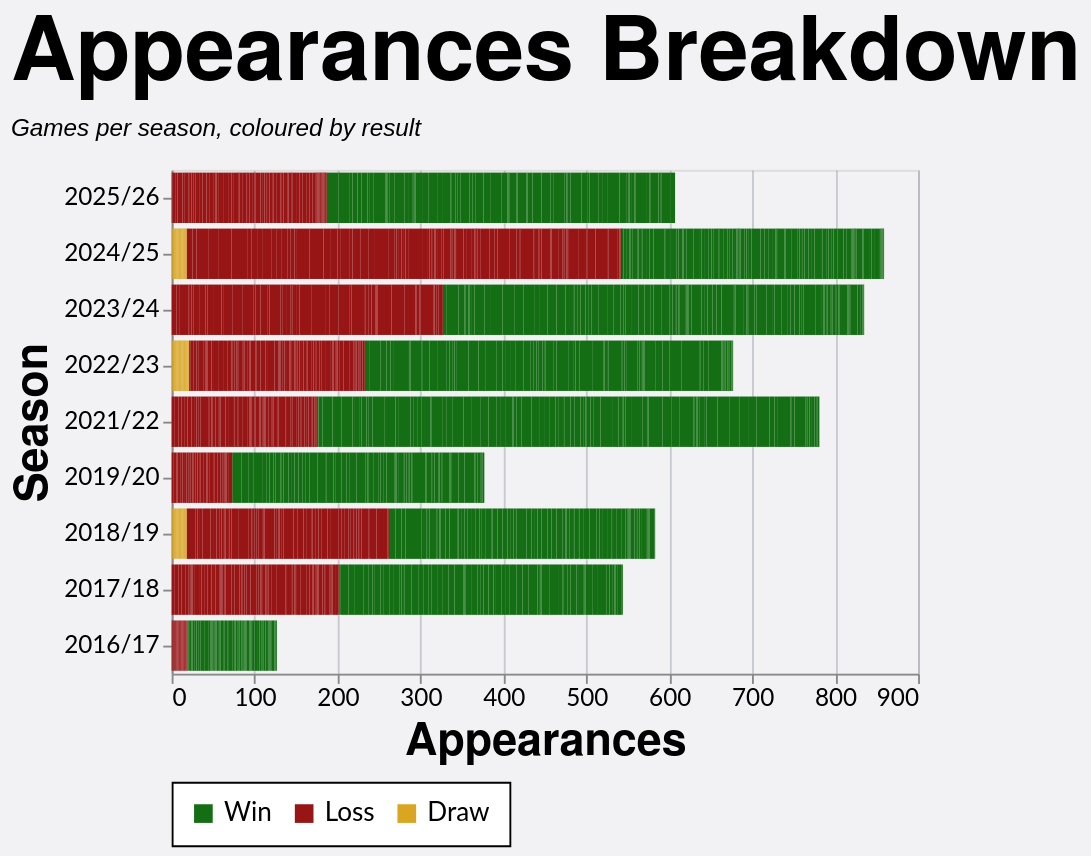

This figure's Vega-Lite source:
### Vega-Lite specification from a JSON file in a GitHub repository (floating-point values rounded to 4 significant figures; data arrays with more than 128 entries replaced by an {"elided": "..."} marker saying what was removed)
{"config": {"axis": {"labelFont": "Lato, sans-serif", "titleFont": "PT Sans Narrow, Helvetica Neue, Helvetica, Arial, sans-serif", "labelFontSize": 13, "titleFontSize": 24, "gridColor": "#202947", "gridOpacity": 0.2}, "header": {"labelFont": "PT Sans Narrow, Helvetica Neue, Helvetica, Arial, sans-serif", "titleFont": "PT Sans Narrow, Helvetica Neue, Helvetica, Arial, sans-serif", "labelFontSize": 24, "titleFontSize": 28, "labelFontWeight": "bold", "orient": "left"}, "legend": {"labelFont": "Lato, sans-serif", "titleFont": "PT Sans Narrow, Helvetica Neue, Helvetica, Arial, sans-serif", "labelFontSize": 14, "titleFontSize": 16, "titlePadding": 5, "fillColor": "white", "strokeColor": "black", "padding": 10, "titleFontWeight": "lighter", "titleFontStyle": "italic", "titleColor": "gray", "offset": 10}, "title": {"font": "PT Sans Narrow, Helvetica Neue, Helvetica, Arial, sans-serif", "fontSize": 48, "fontWeight": "bold", "anchor": "start", "align": "center", "titlePadding": 20, "subtitlePadding": 10, "subtitleFontSize": 13, "subtitleColor": "", "subtitleFontStyle": "italic", "offset": 15, "color": "black"}, "axisX": {"labelAngle": 0}, "facet": {"title": null, "header": null, "align": {"row": "each", "column": "each"}}, "resolve": {"scale": {"y": "independent", "facet": "independent"}}, "background": "#f2f1f4"}, "data": {"name": "data-0b06cb524460a689783780e36062794d"}, "mark": {"type": "bar"}, "encoding": {"color": {"field": "color_value", "legend": {"orient": "bottom", "title": null}, "scale": {"range": ["#146f14", "#981515", "goldenrod"]}, "sort": ["Win", "Loss", "Draw"], "type": "nominal"}, "tooltip": [{"field": "player", "title": "Player", "type": "nominal"}, {"field": "season", "title": "Season", "type": "nominal"}, {"field": "color_value", "title": "Group", "type": "nominal"}, {"aggregate": "sum", "field": "apps", "title": "Appearances", "type": "quantitative"}], "x": {"aggregate": "sum", "field": "apps", "title": "Appearances", "type": "quantitative"}, "y": {"field": "season", "sort": {"field": "season_sort", "op": "max", "order": "descending"}, "title": "Season", "type": "nominal"}}, "height": {"step": 30}, "title": {"text": "Appearances Breakdown", "subtitle": "Games per season, coloured by result"}, "width": 400, "$schema": "https://vega.github.io/schema/vega-lite/v5.20.1.json", "datasets": {"data-0b06cb524460a689783780e36062794d": {"elided": "2518 records"}}}
